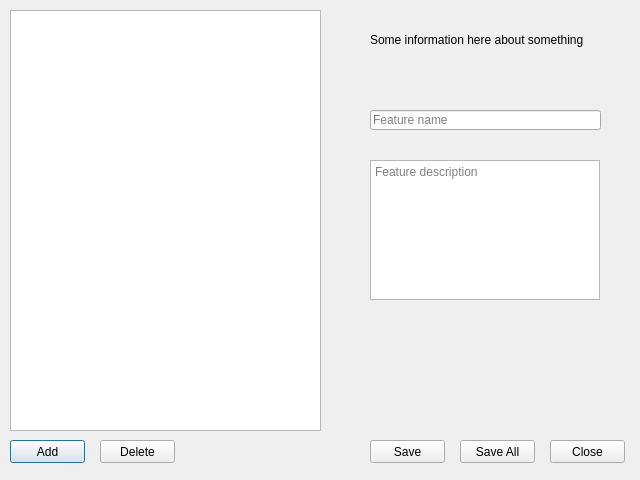
<?xml version="1.0" encoding="UTF-8"?>
<ui version="4.0">
 <class>RoomFeatures_Edit</class>
 <widget class="QDialog" name="RoomFeatures_Edit">
  <property name="geometry">
   <rect>
    <x>0</x>
    <y>0</y>
    <width>640</width>
    <height>480</height>
   </rect>
  </property>
  <property name="windowTitle">
   <string>Edit Room Features</string>
  </property>
  <widget class="QListWidget" name="rmfList">
   <property name="geometry">
    <rect>
     <x>10</x>
     <y>10</y>
     <width>311</width>
     <height>421</height>
    </rect>
   </property>
  </widget>
  <widget class="QPushButton" name="addButton">
   <property name="geometry">
    <rect>
     <x>10</x>
     <y>440</y>
     <width>75</width>
     <height>23</height>
    </rect>
   </property>
   <property name="text">
    <string>Add</string>
   </property>
  </widget>
  <widget class="QPushButton" name="deleteButton">
   <property name="geometry">
    <rect>
     <x>100</x>
     <y>440</y>
     <width>75</width>
     <height>23</height>
    </rect>
   </property>
   <property name="text">
    <string>Delete</string>
   </property>
  </widget>
  <widget class="QLineEdit" name="featureNameEdit">
   <property name="geometry">
    <rect>
     <x>370</x>
     <y>110</y>
     <width>231</width>
     <height>20</height>
    </rect>
   </property>
   <property name="text">
    <string/>
   </property>
   <property name="placeholderText">
    <string>Feature name</string>
   </property>
  </widget>
  <widget class="QTextEdit" name="featureDeacriptionEdit">
   <property name="geometry">
    <rect>
     <x>370</x>
     <y>160</y>
     <width>230</width>
     <height>140</height>
    </rect>
   </property>
   <property name="placeholderText">
    <string>Feature description</string>
   </property>
  </widget>
  <widget class="QLabel" name="label">
   <property name="geometry">
    <rect>
     <x>370</x>
     <y>10</y>
     <width>230</width>
     <height>60</height>
    </rect>
   </property>
   <property name="text">
    <string>Some information here about something</string>
   </property>
  </widget>
  <widget class="QPushButton" name="closeButton">
   <property name="geometry">
    <rect>
     <x>550</x>
     <y>440</y>
     <width>75</width>
     <height>23</height>
    </rect>
   </property>
   <property name="text">
    <string>Close</string>
   </property>
  </widget>
  <widget class="QPushButton" name="saveButton">
   <property name="geometry">
    <rect>
     <x>370</x>
     <y>440</y>
     <width>75</width>
     <height>23</height>
    </rect>
   </property>
   <property name="text">
    <string>Save</string>
   </property>
  </widget>
  <widget class="QPushButton" name="saveAllButton">
   <property name="geometry">
    <rect>
     <x>460</x>
     <y>440</y>
     <width>75</width>
     <height>23</height>
    </rect>
   </property>
   <property name="text">
    <string>Save All</string>
   </property>
  </widget>
 </widget>
 <resources/>
 <connections>
  <connection>
   <sender>rmfList</sender>
   <signal>itemDoubleClicked(QListWidgetItem*)</signal>
   <receiver>RoomFeatures_Edit</receiver>
   <slot>displayItemInformation(QListWidgetItem*)</slot>
   <hints>
    <hint type="sourcelabel">
     <x>165</x>
     <y>220</y>
    </hint>
    <hint type="destinationlabel">
     <x>319</x>
     <y>239</y>
    </hint>
   </hints>
  </connection>
  <connection>
   <sender>saveButton</sender>
   <signal>clicked()</signal>
   <receiver>RoomFeatures_Edit</receiver>
   <slot>save()</slot>
   <hints>
    <hint type="sourcelabel">
     <x>407</x>
     <y>451</y>
    </hint>
    <hint type="destinationlabel">
     <x>319</x>
     <y>239</y>
    </hint>
   </hints>
  </connection>
  <connection>
   <sender>saveAllButton</sender>
   <signal>clicked()</signal>
   <receiver>RoomFeatures_Edit</receiver>
   <slot>saveAll()</slot>
   <hints>
    <hint type="sourcelabel">
     <x>497</x>
     <y>451</y>
    </hint>
    <hint type="destinationlabel">
     <x>319</x>
     <y>239</y>
    </hint>
   </hints>
  </connection>
  <connection>
   <sender>deleteButton</sender>
   <signal>clicked()</signal>
   <receiver>RoomFeatures_Edit</receiver>
   <slot>deleteItem()</slot>
   <hints>
    <hint type="sourcelabel">
     <x>137</x>
     <y>451</y>
    </hint>
    <hint type="destinationlabel">
     <x>319</x>
     <y>239</y>
    </hint>
   </hints>
  </connection>
  <connection>
   <sender>addButton</sender>
   <signal>clicked()</signal>
   <receiver>RoomFeatures_Edit</receiver>
   <slot>addItem()</slot>
   <hints>
    <hint type="sourcelabel">
     <x>47</x>
     <y>451</y>
    </hint>
    <hint type="destinationlabel">
     <x>319</x>
     <y>239</y>
    </hint>
   </hints>
  </connection>
  <connection>
   <sender>featureNameEdit</sender>
   <signal>textChanged(QString)</signal>
   <receiver>RoomFeatures_Edit</receiver>
   <slot>hasBeenEdited_Name(QString)</slot>
   <hints>
    <hint type="sourcelabel">
     <x>485</x>
     <y>119</y>
    </hint>
    <hint type="destinationlabel">
     <x>319</x>
     <y>239</y>
    </hint>
   </hints>
  </connection>
  <connection>
   <sender>featureDeacriptionEdit</sender>
   <signal>textChanged()</signal>
   <receiver>RoomFeatures_Edit</receiver>
   <slot>hasBeenEdited_Description()</slot>
   <hints>
    <hint type="sourcelabel">
     <x>484</x>
     <y>229</y>
    </hint>
    <hint type="destinationlabel">
     <x>319</x>
     <y>239</y>
    </hint>
   </hints>
  </connection>
  <connection>
   <sender>closeButton</sender>
   <signal>clicked()</signal>
   <receiver>RoomFeatures_Edit</receiver>
   <slot>close()</slot>
   <hints>
    <hint type="sourcelabel">
     <x>587</x>
     <y>451</y>
    </hint>
    <hint type="destinationlabel">
     <x>319</x>
     <y>239</y>
    </hint>
   </hints>
  </connection>
 </connections>
 <slots>
  <slot>displayItemInformation(QListWidgetItem*)</slot>
  <slot>save()</slot>
  <slot>saveAll()</slot>
  <slot>addItem()</slot>
  <slot>deleteItem()</slot>
  <slot>hasBeenEdited_Name(QString)</slot>
  <slot>hasBeenEdited_Description()</slot>
 </slots>
</ui>
